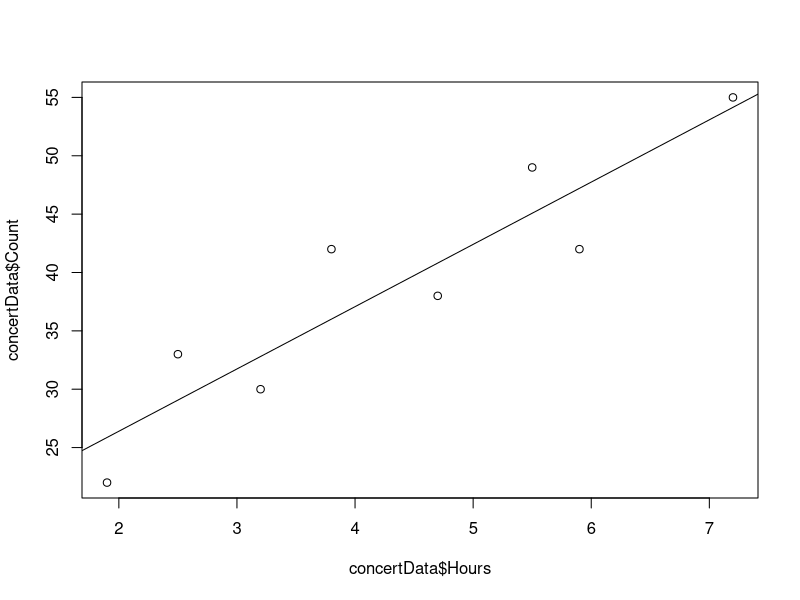

This chart was generated by the following R code:
setwd("F:\\Users\\AnandJayaraman\\Documents\\Research\\Talks n Presentations\\Insofe\\Prob And Stats\\2016-10-22\\Day5")

# Regression

concertData <- read.csv("sunshineDat.csv", header = T, sep = ",")
concertData
concertLinModel <- lm(Count~Hours,data=concertData)

#Plot the data
plot(concertData$Hours,concertData$Count)

abline(concertLinModel)      #plot the Best fit line

#Compute Correlation Coffecient
cor(concertData$Hours,concertData$Count)


summary(concertLinModel)
